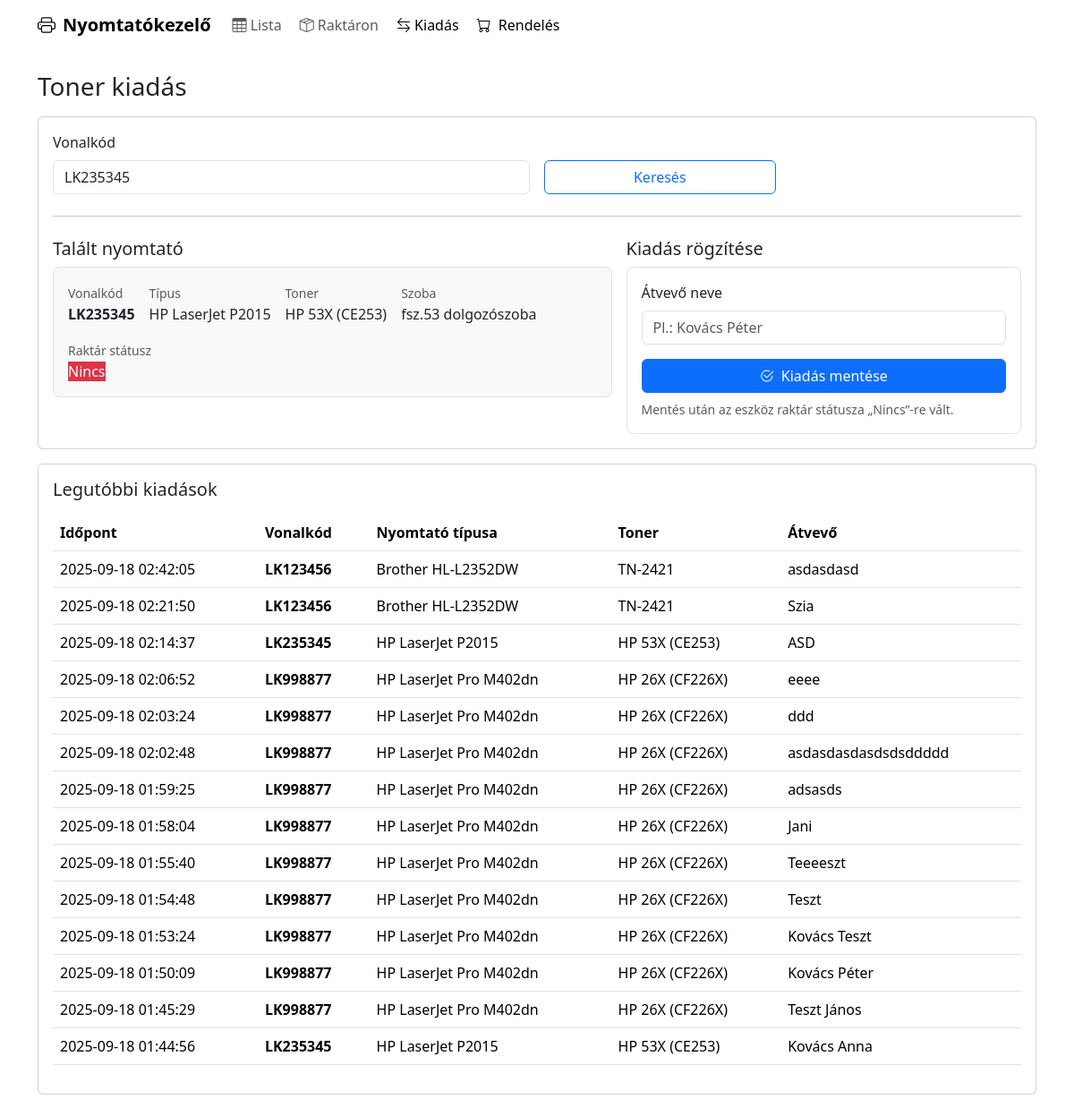
The page /nyomtato/kiadas.php?vonalkod=LK235345 on the database as committed earlier.
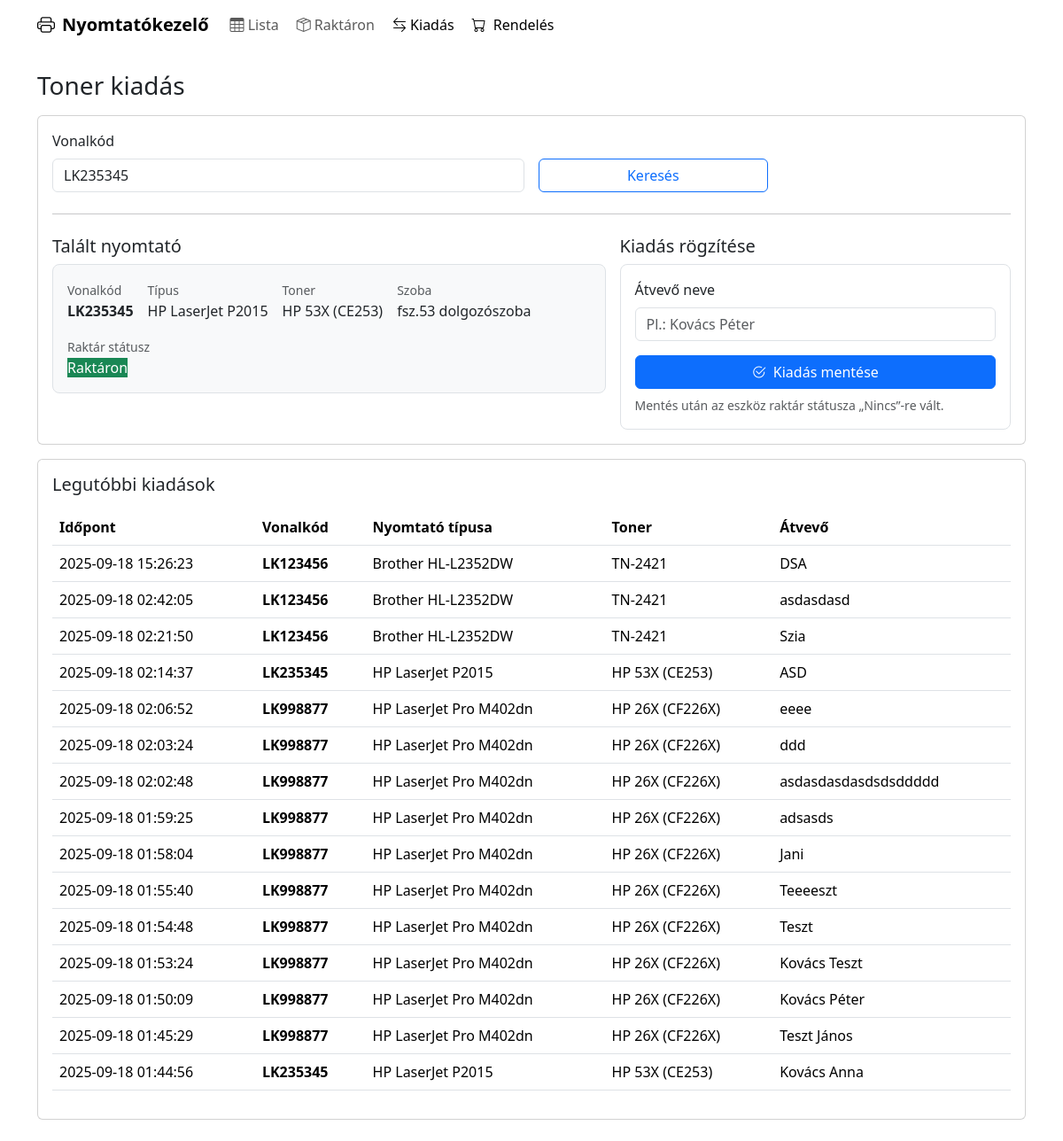
The same page on the database as committed later.
### tables this page shows
CREATE TABLE `kiadasok` (
  `id` int(10) UNSIGNED NOT NULL,
  `eszkoz_id` int(10) UNSIGNED NOT NULL,
  `vonalkod` varchar(64) NOT NULL,
  `nyomtato_tipusa` varchar(128) NOT NULL,
  `toner` varchar(128) NOT NULL,
  `atvevo_nev` varchar(128) NOT NULL,
  `kiadas_dt` datetime NOT NULL DEFAULT current_timestamp()
);

### nyomtato/kiadas.php (the view, shortened to what this page needs)
<?php
require __DIR__ . '/db.php';
try { $pdo->setAttribute(PDO::ATTR_ERRMODE, PDO::ERRMODE_EXCEPTION); } catch (Throwable $e) {}
function e($v){ return htmlspecialchars($v, ENT_QUOTES, 'UTF-8'); }
try {
  $pdo->exec("
    CREATE TABLE IF NOT EXISTS kiadasok (
      id INT UNSIGNED AUTO_INCREMENT PRIMARY KEY,
      eszkoz_id INT UNSIGNED NOT NULL,
      vonalkod VARCHAR(64) NOT NULL,
      nyomtato_tipusa VARCHAR(128) NOT NULL,
      toner VARCHAR(128) NOT NULL,
      atvevo_nev VARCHAR(128) NOT NULL,
      kiadas_dt DATETIME NOT NULL DEFAULT CURRENT_TIMESTAMP,
      INDEX (eszkoz_id)
    ) ENGINE=InnoDB
  ");
} catch (Throwable $e) {
  error_log('kiadasok tabla letrehozas hiba: '.$e->getMessage());
}
$vonalkod = trim($_GET['vonalkod'] ?? '');
$found = null;
if ($vonalkod !== '') {
  $st = $pdo->prepare("SELECT * FROM eszkozok WHERE vonalkod = :v LIMIT 1");
  $st->execute([':v' => $vonalkod]);
  $found = $st->fetch(PDO::FETCH_ASSOC);
}
$last = [];
try {
  $last = $pdo->query("SELECT * FROM kiadasok ORDER BY kiadas_dt DESC LIMIT 20")->fetchAll(PDO::FETCH_ASSOC);
} catch (Throwable $e) {
  $last = [];
}
require __DIR__ . '/header.php';
?>
<div class="container page-container my-4">
  <h1 class="h3 mb-3">Toner kiadás</h1>
  <div class="card card-modern mb-3">
    <div class="card-body">
      <form class="row g-3" method="get" action="kiadas.php">
        <div class="col-12 col-md-6">
          <label class="form-label">Vonalkód</label>
          <input type="text"
                 class="form-control"
                 id="vonalkodInput"
                 name="vonalkod"
                 list="barcodeHints"
                 value="<?= e($vonalkod) ?>"
                 placeholder="Pl.: LK235345"
                 autocomplete="off"
                 required>
        </div>
        <div class="col-12 col-md-3 align-self-end d-grid">
          <button class="btn btn-outline-primary">Keresés</button>
        </div>
      </form>
      <?php if ($found): ?>
      <hr class="my-4">
      <div class="row g-3">
        <div class="col-12 col-lg-7">
          <h2 class="h5 mb-2">Talált nyomtató</h2>
          <div class="p-3 border rounded-3 bg-light">
            <div class="d-flex flex-wrap gap-3">
              <div><span class="text-muted small">Vonalkód</span><div><strong><?= e($found['vonalkod']) ?></strong></div></div>
              <div><span class="text-muted small">Típus</span><div><?= e($found['nyomtato_tipusa']) ?></div></div>
              <div><span class="text-muted small">Toner</span><div class="badge-soft"><?= e($found['toner']) ?></div></div>
              <div><span class="text-muted small">Szoba</span><div><?= e($found['szobaszam']) ?></div></div>
              <div><span class="text-muted small">Raktár státusz</span>
                <div>
                  <?php if ((int)$found['raktaron'] === 1): ?>
                    <span class="status-pill bg-success text-white">Raktáron</span>
                  <?php else: ?>
                    <span class="status-pill bg-danger text-white">Nincs</span>
                  <?php endif; ?>
                </div>
              </div>
            </div>
          </div>
        </div>
        <div class="col-12 col-lg-5">
          <h2 class="h5 mb-2">Kiadás rögzítése</h2>
          <form method="post" class="p-3 border rounded-3">
            <div class="mb-3">
              <label class="form-label">Átvevő neve</label>
              <input type="text" class="form-control" name="atvevo_nev" placeholder="Pl.: Kovács Péter" required>
            </div>
            <button class="btn btn-primary w-100">
              <i class="bi bi-check2-circle me-1"></i> Kiadás mentése
            </button>
            <div class="form-text mt-2">Mentés után az eszköz raktár státusza „Nincs”-re vált.</div>
          </form>
        </div>
      </div>
      <?php endif; ?>
    </div>
  </div>
  <div class="card card-modern">
    <div class="card-body">
      <h2 class="h5 mb-3">Legutóbbi kiadások</h2>
      <div class="table-responsive">
        <table class="table table-hover align-middle">
          <thead class="text-nowrap">
            <tr>
              <th>Időpont</th>
              <th>Vonalkód</th>
              <th>Nyomtató típusa</th>
              <th>Toner</th>
              <th>Átvevő</th>
            </tr>
          </thead>
          <tbody>
            <?php if ($last): foreach ($last as $k): ?>
              <tr>
                <td><?= e($k['kiadas_dt']) ?></td>
                <td><strong><?= e($k['vonalkod']) ?></strong></td>
                <td><?= e($k['nyomtato_tipusa']) ?></td>
                <td><span class="badge-soft"><?= e($k['toner']) ?></span></td>
                <td><?= e($k['atvevo_nev']) ?></td>
              </tr>
            <?php endforeach; else: ?>
              <tr><td colspan="5" class="text-center text-muted py-4">Még nincs rögzített kiadás.</td></tr>
            <?php endif; ?>
          </tbody>
        </table>
      </div>
    </div>
  </div>
</div>
<?php require __DIR__ . '/footer.php'; ?>

Rows that differ between the two databases and show on the page:
changed eszkozok "LK235345": raktaron 0 → 1 (drawn)
added kiadasok: kiadas_dt "2025-09-18 15:26:23", vonalkod "LK123456", nyomtato_tipusa "Brother HL-L2352DW", toner "TN-2421", atvevo_nev "DSA"
Other text that changed with them:
text no longer shown: "Nincs"
text now shown: "Raktáron"
